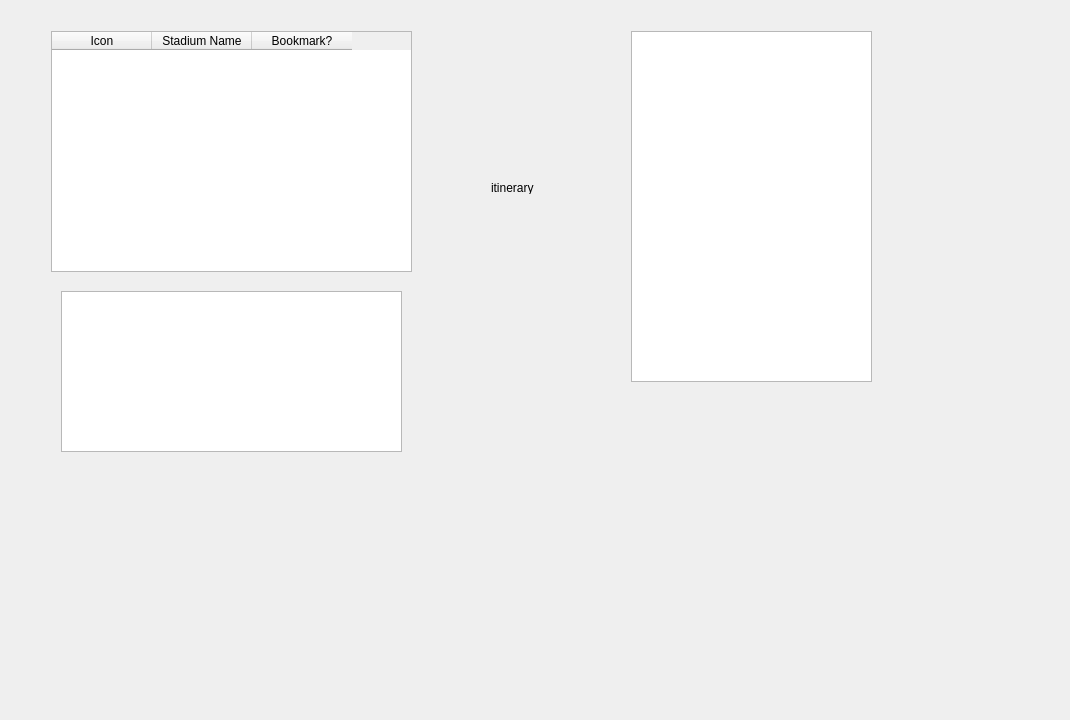
<?xml version="1.0" encoding="UTF-8"?>
<ui version="4.0">
 <class>PrimeWin</class>
 <widget class="QMainWindow" name="PrimeWin">
  <property name="geometry">
   <rect>
    <x>0</x>
    <y>0</y>
    <width>1070</width>
    <height>720</height>
   </rect>
  </property>
  <property name="windowTitle">
   <string>PrimeWin</string>
  </property>
  <widget class="QWidget" name="centralWidget">
   <layout class="QGridLayout" name="gridLayout">
    <item row="0" column="0">
     <widget class="QStackedWidget" name="stackWidg">
      <property name="currentIndex">
       <number>2</number>
      </property>
      <widget class="QWidget" name="start">
       <layout class="QVBoxLayout" name="verticalLayout">
        <item>
         <spacer name="verticalSpacer">
          <property name="orientation">
           <enum>Qt::Vertical</enum>
          </property>
          <property name="sizeHint" stdset="0">
           <size>
            <width>20</width>
            <height>225</height>
           </size>
          </property>
         </spacer>
        </item>
        <item>
         <widget class="QFrame" name="frame_2">
          <property name="frameShape">
           <enum>QFrame::StyledPanel</enum>
          </property>
          <property name="frameShadow">
           <enum>QFrame::Raised</enum>
          </property>
          <layout class="QHBoxLayout" name="horizontalLayout">
           <item>
            <spacer name="horizontalSpacer_5">
             <property name="orientation">
              <enum>Qt::Horizontal</enum>
             </property>
             <property name="sizeHint" stdset="0">
              <size>
               <width>173</width>
               <height>20</height>
              </size>
             </property>
            </spacer>
           </item>
           <item>
            <widget class="QLabel" name="label">
             <property name="font">
              <font>
               <pointsize>37</pointsize>
               <weight>75</weight>
               <italic>true</italic>
               <bold>true</bold>
               <underline>true</underline>
              </font>
             </property>
             <property name="text">
              <string>Baseball Itinerary Planner</string>
             </property>
            </widget>
           </item>
           <item>
            <spacer name="horizontalSpacer_6">
             <property name="orientation">
              <enum>Qt::Horizontal</enum>
             </property>
             <property name="sizeHint" stdset="0">
              <size>
               <width>173</width>
               <height>20</height>
              </size>
             </property>
            </spacer>
           </item>
          </layout>
         </widget>
        </item>
        <item>
         <spacer name="verticalSpacer_2">
          <property name="orientation">
           <enum>Qt::Vertical</enum>
          </property>
          <property name="sizeType">
           <enum>QSizePolicy::Fixed</enum>
          </property>
          <property name="sizeHint" stdset="0">
           <size>
            <width>20</width>
            <height>50</height>
           </size>
          </property>
         </spacer>
        </item>
        <item>
         <widget class="QFrame" name="frame">
          <property name="frameShape">
           <enum>QFrame::StyledPanel</enum>
          </property>
          <property name="frameShadow">
           <enum>QFrame::Raised</enum>
          </property>
          <layout class="QGridLayout" name="gridLayout_2">
           <item row="0" column="1">
            <widget class="QPushButton" name="startInfoBt">
             <property name="text">
              <string>Stadium Information</string>
             </property>
            </widget>
           </item>
           <item row="1" column="1">
            <widget class="QPushButton" name="startTripBt">
             <property name="text">
              <string>Plan My Trip</string>
             </property>
            </widget>
           </item>
           <item row="0" column="2">
            <spacer name="horizontalSpacer">
             <property name="orientation">
              <enum>Qt::Horizontal</enum>
             </property>
             <property name="sizeHint" stdset="0">
              <size>
               <width>40</width>
               <height>20</height>
              </size>
             </property>
            </spacer>
           </item>
           <item row="0" column="0">
            <spacer name="horizontalSpacer_2">
             <property name="orientation">
              <enum>Qt::Horizontal</enum>
             </property>
             <property name="sizeHint" stdset="0">
              <size>
               <width>40</width>
               <height>20</height>
              </size>
             </property>
            </spacer>
           </item>
           <item row="1" column="0">
            <spacer name="horizontalSpacer_3">
             <property name="orientation">
              <enum>Qt::Horizontal</enum>
             </property>
             <property name="sizeHint" stdset="0">
              <size>
               <width>40</width>
               <height>20</height>
              </size>
             </property>
            </spacer>
           </item>
           <item row="1" column="2">
            <spacer name="horizontalSpacer_4">
             <property name="orientation">
              <enum>Qt::Horizontal</enum>
             </property>
             <property name="sizeHint" stdset="0">
              <size>
               <width>40</width>
               <height>20</height>
              </size>
             </property>
            </spacer>
           </item>
          </layout>
         </widget>
        </item>
        <item>
         <spacer name="verticalSpacer_3">
          <property name="orientation">
           <enum>Qt::Vertical</enum>
          </property>
          <property name="sizeHint" stdset="0">
           <size>
            <width>20</width>
            <height>225</height>
           </size>
          </property>
         </spacer>
        </item>
        <item>
         <widget class="QPushButton" name="adminLoginBt">
          <property name="text">
           <string>Administrator Login (hidden)</string>
          </property>
         </widget>
        </item>
       </layout>
      </widget>
      <widget class="QWidget" name="home">
       <layout class="QHBoxLayout" name="horizontalLayout_2">
        <item>
         <widget class="QFrame" name="frame_3">
          <property name="minimumSize">
           <size>
            <width>275</width>
            <height>0</height>
           </size>
          </property>
          <property name="maximumSize">
           <size>
            <width>275</width>
            <height>16777215</height>
           </size>
          </property>
          <property name="frameShape">
           <enum>QFrame::StyledPanel</enum>
          </property>
          <property name="frameShadow">
           <enum>QFrame::Sunken</enum>
          </property>
          <layout class="QVBoxLayout" name="verticalLayout_3">
           <item>
            <widget class="QFrame" name="frame_6">
             <property name="frameShape">
              <enum>QFrame::StyledPanel</enum>
             </property>
             <property name="frameShadow">
              <enum>QFrame::Raised</enum>
             </property>
             <layout class="QGridLayout" name="gridLayout_3">
              <item row="0" column="0" rowspan="2">
               <widget class="QLabel" name="homeLogoLbl">
                <property name="sizePolicy">
                 <sizepolicy hsizetype="Fixed" vsizetype="Fixed">
                  <horstretch>0</horstretch>
                  <verstretch>0</verstretch>
                 </sizepolicy>
                </property>
                <property name="minimumSize">
                 <size>
                  <width>75</width>
                  <height>75</height>
                 </size>
                </property>
                <property name="text">
                 <string>TEAM_LOGO</string>
                </property>
               </widget>
              </item>
              <item row="0" column="1">
               <widget class="QLabel" name="homeStadLbl">
                <property name="font">
                 <font>
                  <pointsize>12</pointsize>
                  <weight>75</weight>
                  <bold>true</bold>
                 </font>
                </property>
                <property name="text">
                 <string>STADIUM_NAME</string>
                </property>
               </widget>
              </item>
              <item row="1" column="1">
               <widget class="QLabel" name="homeTeamLbl">
                <property name="font">
                 <font>
                  <pointsize>10</pointsize>
                  <italic>true</italic>
                 </font>
                </property>
                <property name="text">
                 <string>TEAM_NAME</string>
                </property>
               </widget>
              </item>
             </layout>
            </widget>
           </item>
           <item>
            <widget class="QFrame" name="frame_8">
             <property name="frameShape">
              <enum>QFrame::StyledPanel</enum>
             </property>
             <property name="frameShadow">
              <enum>QFrame::Raised</enum>
             </property>
             <layout class="QGridLayout" name="gridLayout_4">
              <item row="4" column="2" colspan="2">
               <widget class="QLabel" name="homeDateLbl">
                <property name="text">
                 <string>XX MONTH YEAR</string>
                </property>
               </widget>
              </item>
              <item row="6" column="0">
               <widget class="QLabel" name="label_12">
                <property name="text">
                 <string>Turf:</string>
                </property>
                <property name="alignment">
                 <set>Qt::AlignRight|Qt::AlignTrailing|Qt::AlignVCenter</set>
                </property>
               </widget>
              </item>
              <item row="4" column="0">
               <widget class="QLabel" name="label_10">
                <property name="text">
                 <string>Opened:</string>
                </property>
                <property name="alignment">
                 <set>Qt::AlignRight|Qt::AlignTrailing|Qt::AlignVCenter</set>
                </property>
               </widget>
              </item>
              <item row="5" column="0">
               <widget class="QLabel" name="label_11">
                <property name="text">
                 <string>Capacity:</string>
                </property>
                <property name="alignment">
                 <set>Qt::AlignRight|Qt::AlignTrailing|Qt::AlignVCenter</set>
                </property>
               </widget>
              </item>
              <item row="2" column="2" colspan="2">
               <widget class="QLabel" name="homeAddressLbl">
                <property name="text">
                 <string>XXXXX STREET_NAME</string>
                </property>
               </widget>
              </item>
              <item row="7" column="2">
               <widget class="QLabel" name="homeTypeLbl">
                <property name="text">
                 <string>STADIUM_TYPE</string>
                </property>
               </widget>
              </item>
              <item row="0" column="2">
               <widget class="QLabel" name="homePhoneLbl">
                <property name="text">
                 <string>(XXX) XXX-XXXX</string>
                </property>
               </widget>
              </item>
              <item row="3" column="2">
               <widget class="QLabel" name="homeCityZipLbl">
                <property name="text">
                 <string>CITY, STATE XXXXX</string>
                </property>
               </widget>
              </item>
              <item row="7" column="0">
               <widget class="QLabel" name="label_13">
                <property name="text">
                 <string>Type:</string>
                </property>
                <property name="alignment">
                 <set>Qt::AlignRight|Qt::AlignTrailing|Qt::AlignVCenter</set>
                </property>
               </widget>
              </item>
              <item row="5" column="2" colspan="2">
               <widget class="QLabel" name="homeCapLbl">
                <property name="text">
                 <string>XX,XXX</string>
                </property>
               </widget>
              </item>
              <item row="6" column="2">
               <widget class="QLabel" name="homeTurfLbl">
                <property name="text">
                 <string>TURF_TYPE</string>
                </property>
               </widget>
              </item>
              <item row="0" column="0">
               <widget class="QLabel" name="label_9">
                <property name="text">
                 <string>Phone:</string>
                </property>
                <property name="alignment">
                 <set>Qt::AlignRight|Qt::AlignTrailing|Qt::AlignVCenter</set>
                </property>
               </widget>
              </item>
              <item row="2" column="0">
               <widget class="QLabel" name="label_7">
                <property name="text">
                 <string>Address:</string>
                </property>
                <property name="alignment">
                 <set>Qt::AlignRight|Qt::AlignTrailing|Qt::AlignVCenter</set>
                </property>
               </widget>
              </item>
             </layout>
            </widget>
           </item>
           <item>
            <widget class="QLabel" name="label_6">
             <property name="text">
              <string>Souvenirs</string>
             </property>
            </widget>
           </item>
           <item>
            <widget class="QTableWidget" name="tableWidget_2">
             <column>
              <property name="text">
               <string>Name</string>
              </property>
             </column>
             <column>
              <property name="text">
               <string>Price</string>
              </property>
             </column>
            </widget>
           </item>
           <item>
            <widget class="QFrame" name="frame_9">
             <property name="frameShape">
              <enum>QFrame::StyledPanel</enum>
             </property>
             <property name="frameShadow">
              <enum>QFrame::Raised</enum>
             </property>
             <layout class="QHBoxLayout" name="horizontalLayout_3">
              <item>
               <widget class="QPushButton" name="homeBackBt">
                <property name="text">
                 <string>Back</string>
                </property>
               </widget>
              </item>
              <item>
               <spacer name="horizontalSpacer_7">
                <property name="orientation">
                 <enum>Qt::Horizontal</enum>
                </property>
                <property name="sizeHint" stdset="0">
                 <size>
                  <width>151</width>
                  <height>20</height>
                 </size>
                </property>
               </spacer>
              </item>
             </layout>
            </widget>
           </item>
          </layout>
         </widget>
        </item>
        <item>
         <widget class="QFrame" name="frame_4">
          <property name="frameShape">
           <enum>QFrame::StyledPanel</enum>
          </property>
          <property name="frameShadow">
           <enum>QFrame::Sunken</enum>
          </property>
          <layout class="QGridLayout" name="gridLayout_5">
           <item row="0" column="0" colspan="5">
            <widget class="QTableWidget" name="homeStadTbl">
             <property name="minimumSize">
              <size>
               <width>0</width>
               <height>200</height>
              </size>
             </property>
             <property name="editTriggers">
              <set>QAbstractItemView::NoEditTriggers</set>
             </property>
             <property name="selectionMode">
              <enum>QAbstractItemView::SingleSelection</enum>
             </property>
             <property name="selectionBehavior">
              <enum>QAbstractItemView::SelectRows</enum>
             </property>
             <attribute name="horizontalHeaderVisible">
              <bool>false</bool>
             </attribute>
             <attribute name="verticalHeaderHighlightSections">
              <bool>false</bool>
             </attribute>
             <column>
              <property name="text">
               <string>Pic</string>
              </property>
             </column>
             <column>
              <property name="text">
               <string>Name</string>
              </property>
             </column>
            </widget>
           </item>
           <item row="1" column="0" rowspan="2" colspan="2">
            <widget class="QFrame" name="frame_7">
             <property name="sizePolicy">
              <sizepolicy hsizetype="Preferred" vsizetype="MinimumExpanding">
               <horstretch>0</horstretch>
               <verstretch>0</verstretch>
              </sizepolicy>
             </property>
             <property name="maximumSize">
              <size>
               <width>16777215</width>
               <height>155</height>
              </size>
             </property>
             <property name="frameShape">
              <enum>QFrame::NoFrame</enum>
             </property>
             <property name="frameShadow">
              <enum>QFrame::Raised</enum>
             </property>
             <layout class="QVBoxLayout" name="verticalLayout_4">
              <item>
               <widget class="QLabel" name="label_5">
                <property name="text">
                 <string>Sorts</string>
                </property>
               </widget>
              </item>
              <item>
               <widget class="QRadioButton" name="homeNameRd">
                <property name="text">
                 <string>Stadium Name</string>
                </property>
               </widget>
              </item>
              <item>
               <widget class="QRadioButton" name="homeTeamRd">
                <property name="text">
                 <string>Team Name</string>
                </property>
               </widget>
              </item>
              <item>
               <widget class="QRadioButton" name="homeDateRd">
                <property name="text">
                 <string>Opening Date</string>
                </property>
               </widget>
              </item>
              <item>
               <widget class="QRadioButton" name="homeCapRd">
                <property name="text">
                 <string>Capacity</string>
                </property>
               </widget>
              </item>
              <item>
               <widget class="QRadioButton" name="homeTypeRd">
                <property name="text">
                 <string>Park Type</string>
                </property>
               </widget>
              </item>
              <item>
               <spacer name="verticalSpacer_5">
                <property name="orientation">
                 <enum>Qt::Vertical</enum>
                </property>
                <property name="sizeHint" stdset="0">
                 <size>
                  <width>20</width>
                  <height>40</height>
                 </size>
                </property>
               </spacer>
              </item>
             </layout>
            </widget>
           </item>
           <item row="1" column="2" rowspan="2">
            <widget class="QFrame" name="frame_5">
             <property name="sizePolicy">
              <sizepolicy hsizetype="Preferred" vsizetype="MinimumExpanding">
               <horstretch>0</horstretch>
               <verstretch>0</verstretch>
              </sizepolicy>
             </property>
             <property name="maximumSize">
              <size>
               <width>16777215</width>
               <height>155</height>
              </size>
             </property>
             <property name="frameShape">
              <enum>QFrame::NoFrame</enum>
             </property>
             <property name="frameShadow">
              <enum>QFrame::Raised</enum>
             </property>
             <layout class="QVBoxLayout" name="verticalLayout_2">
              <item>
               <widget class="QLabel" name="label_3">
                <property name="text">
                 <string>Filters</string>
                </property>
               </widget>
              </item>
              <item>
               <widget class="QCheckBox" name="homeAmericanCB">
                <property name="text">
                 <string>American Leagues</string>
                </property>
               </widget>
              </item>
              <item>
               <widget class="QCheckBox" name="homeNationalCB">
                <property name="text">
                 <string>National Leagues</string>
                </property>
               </widget>
              </item>
              <item>
               <widget class="QCheckBox" name="homeTurfCB">
                <property name="text">
                 <string>Uses Natural Turf</string>
                </property>
               </widget>
              </item>
              <item>
               <widget class="QCheckBox" name="homeSynthCB">
                <property name="text">
                 <string>Uses Synthetic Turf</string>
                </property>
               </widget>
              </item>
              <item>
               <spacer name="verticalSpacer_4">
                <property name="orientation">
                 <enum>Qt::Vertical</enum>
                </property>
                <property name="sizeHint" stdset="0">
                 <size>
                  <width>20</width>
                  <height>40</height>
                 </size>
                </property>
               </spacer>
              </item>
             </layout>
            </widget>
           </item>
           <item row="1" column="4" rowspan="2">
            <widget class="QPushButton" name="homePlanTripBt">
             <property name="sizePolicy">
              <sizepolicy hsizetype="Fixed" vsizetype="Minimum">
               <horstretch>0</horstretch>
               <verstretch>0</verstretch>
              </sizepolicy>
             </property>
             <property name="minimumSize">
              <size>
               <width>155</width>
               <height>0</height>
              </size>
             </property>
             <property name="maximumSize">
              <size>
               <width>16777215</width>
               <height>155</height>
              </size>
             </property>
             <property name="text">
              <string>Plan My Trip</string>
             </property>
            </widget>
           </item>
           <item row="1" column="3" rowspan="2">
            <spacer name="horizontalSpacer_8">
             <property name="orientation">
              <enum>Qt::Horizontal</enum>
             </property>
             <property name="sizeHint" stdset="0">
              <size>
               <width>40</width>
               <height>20</height>
              </size>
             </property>
            </spacer>
           </item>
          </layout>
         </widget>
        </item>
       </layout>
      </widget>
      <widget class="QWidget" name="itinerary">
       <widget class="QLabel" name="label_4">
        <property name="geometry">
         <rect>
          <x>480</x>
          <y>170</y>
          <width>47</width>
          <height>13</height>
         </rect>
        </property>
        <property name="text">
         <string>itinerary</string>
        </property>
       </widget>
       <widget class="QTableWidget" name="tableWidget">
        <property name="geometry">
         <rect>
          <x>40</x>
          <y>20</y>
          <width>361</width>
          <height>241</height>
         </rect>
        </property>
        <column>
         <property name="text">
          <string>Icon</string>
         </property>
        </column>
        <column>
         <property name="text">
          <string>Stadium Name</string>
         </property>
        </column>
        <column>
         <property name="text">
          <string>Bookmark?</string>
         </property>
        </column>
       </widget>
       <widget class="QTableWidget" name="tableWidget_3">
        <property name="geometry">
         <rect>
          <x>50</x>
          <y>280</y>
          <width>341</width>
          <height>161</height>
         </rect>
        </property>
       </widget>
       <widget class="QListWidget" name="listWidget">
        <property name="geometry">
         <rect>
          <x>620</x>
          <y>20</y>
          <width>241</width>
          <height>351</height>
         </rect>
        </property>
       </widget>
      </widget>
      <widget class="QWidget" name="summary"/>
      <widget class="QWidget" name="adminHome">
       <widget class="QLabel" name="label_2">
        <property name="geometry">
         <rect>
          <x>320</x>
          <y>470</y>
          <width>47</width>
          <height>13</height>
         </rect>
        </property>
        <property name="text">
         <string>admin</string>
        </property>
       </widget>
      </widget>
     </widget>
    </item>
   </layout>
  </widget>
 </widget>
 <layoutdefault spacing="6" margin="11"/>
 <resources/>
 <connections/>
</ui>
